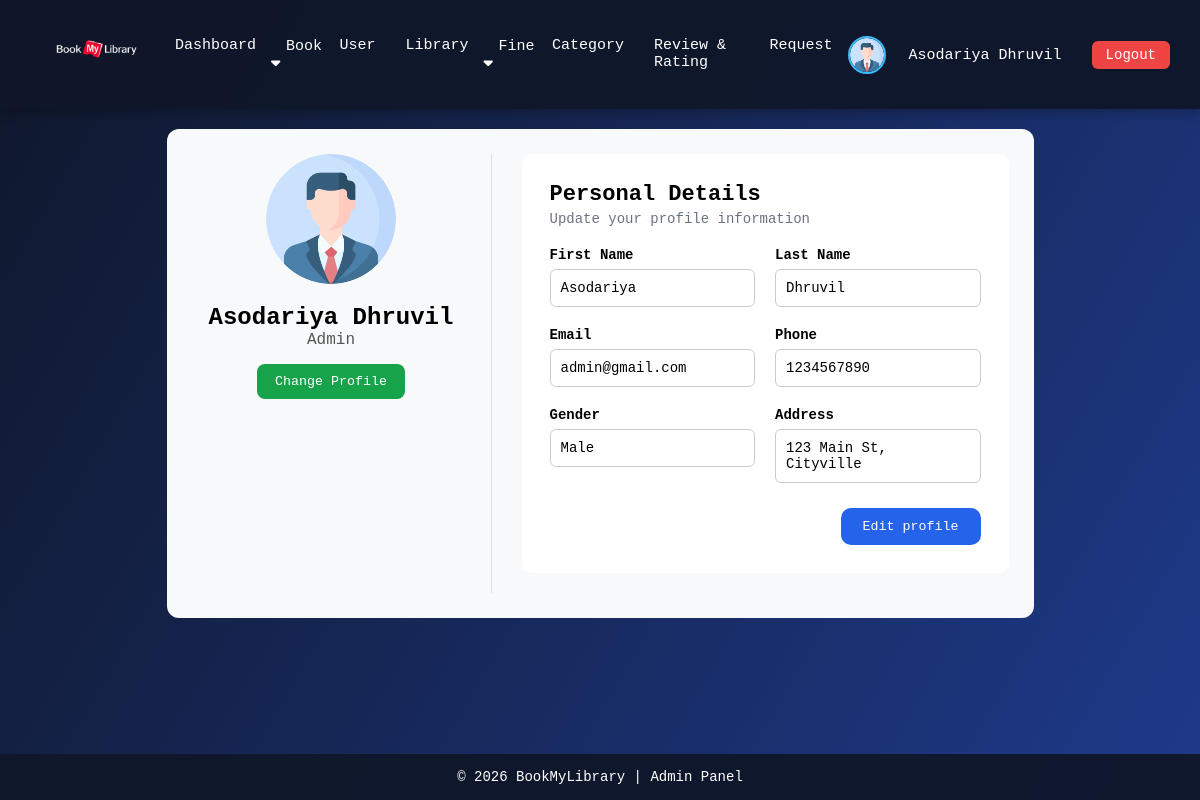
The app's page /admin/profile.php (signed in) with its own data.
### tables this page shows
CREATE TABLE `user` (
  `user_id` int NOT NULL,
  `first_name` varchar(100) DEFAULT NULL,
  `last_name` varchar(100) DEFAULT NULL,
  `email` varchar(255) DEFAULT NULL,
  `contact_no` varchar(15) DEFAULT NULL,
  `gender` varchar(10) DEFAULT NULL,
  `address` varchar(255) DEFAULT NULL,
  `image` varchar(255) DEFAULT NULL,
  `password` varchar(255) NOT NULL,
  `role` varchar(10) DEFAULT NULL,
  `status` varchar(15) DEFAULT NULL
);

### admin/profile.php (the view, shortened to what this page needs)
<!DOCTYPE html>
<html lang="en">
<head>
</head>
<body>
    <?php include 'navbar.php'; ?>
    <?php
    $user_id = $_SESSION['id'];
    $user = mysqli_query($con, "SELECT * FROM user WHERE user_id = $user_id");
    $data = mysqli_fetch_assoc($user);
    ?>
    <div class="container">
        <div class="profile-left">
            <div class="profile-img">
                <img src="../image/<?php echo $data['image'] ? $data['image'] : 'default_profile.png'; ?>" id="profileImage">
            </div>
            <h2><?php echo $data['first_name'] . " " . $data['last_name']; ?></h2>
            <p><?php echo $data['role'] ?></p>
            <button class="change-btn" onclick="openPopup()">Change Profile</button>
        </div>
        <div class="profile-right">
            <div class="card" id="viewProfile">
                <h3>Personal Details</h3>
                <p class="sub">Update your profile information</p>
                <div class="form-grid">
                    <div class="form-group">
                        <label>First Name</label>
                        <p class="p" id="viewFirstName"><?php echo $data['first_name']; ?></p>
                    </div>
                    <div class="form-group">
                        <label>Last Name</label>
                        <p class="p" id="viewLastName"><?php echo $data['last_name']; ?></p>
                    </div>
                    <div class="form-group">
                        <label>Email</label>
                        <p class="p" id="viewEmail"><?php echo $data['email']; ?></p>
                    </div>
                    <div class="form-group">
                        <label>Phone</label>
                        <p class="p" id="viewPhone"><?php echo $data['contact_no']; ?></p>
                    </div>
                    <div class="form-group">
                        <label>Gender</label>
                        <p class="p" id="viewGender"><?php echo $data['gender']; ?></p>
                    </div>
                    <div class="form-group">
                        <label>Address</label>
                        <p class="p" id="viewAddress"><?php echo $data['address']; ?></p>
                    </div>
                </div>
                <div class="edit-actions">
                    <button class="edit-btn" onclick="openEditForm()">Edit profile</button>
                </div>
            </div>
        </div>
    </div>
    <?php include 'footer.php'; ?>
</body>
</html>

### admin/navbar.php (shortened to what this page needs)
<!DOCTYPE html>
<html lang="en">
<?php
include '../update_status.php';
?>
<head>
    <link rel="stylesheet" href="https://cdnjs.cloudflare.com/ajax/libs/font-awesome/6.5.0/css/all.min.css">
</head>
<body>
    <?php
    $user_id = $_SESSION['id'];
    $user = mysqli_query($con, "SELECT * FROM user WHERE user_id = $user_id");
    $data = mysqli_fetch_assoc($user);
    ?>
    <nav class="navbar">
        <div class="nav-left">
            <a href="home.php">
                <img src="../image/BookMyLibrary.png" alt="Library Logo">
            </a>
        </div>
        <div class="nav-center">
            <a href="home.php">Dashboard</a>
            <div class="dropdown">
                <a href="javascript:void(0);" class="dropbtn">Book <i class="fa-solid fa-caret-down"></i></a>
            </div>
            <a href="user_list.php">User</a>
            <a href="library_list.php">Library</a>
            <div class="dropdown">
                <a href="javascript:void(0);" class="dropbtn">Fine <i class="fa-solid fa-caret-down"></i></a>
            </div>
            <a href="category_list.php">Category</a>
            <a href="review&rating_list.php">Review & Rating</a>
            <a href="librarian_requests.php">Request</a>
        </div>
        <div class="nav-right">
            <div class="profile">
                <img src="../image/<?php echo $data['image']; ?>" alt="Profile">
                <div class="dropdown">
                    <a href="javascript:void(0);" class="dropbtn"><?php echo $data['first_name'] . " " . $data['last_name']; ?></a>
                </div>
            </div>
            <a href="../login.php" class="logout-btn">Logout</a>
        </div>
    </nav>
</body>
</html>

### admin/profile.php (style rules this page uses)
* { margin: 0; padding: 0; box-sizing: border-box; font-family: "JetBrains Mono", "Fira Code", Consolas, monospace; }
body { background: linear-gradient(120deg, #0f172a, #1e3a8a); }
.container { max-width: 1200px; margin: 20px auto; background: #f8f9fa; border-radius: 12px; padding: 25px; display: flex; gap: 30px; }
.profile-left { width: 300px; text-align: center; border-right: 1px solid #ddd; padding-right: 20px; }
.profile-img img { width: 130px; height: 130px; border-radius: 50%; object-fit: cover; }
.profile-left h2 { margin-top: 15px; }
.profile-left p { color: #555; margin-bottom: 15px; }
.change-btn { background: #16a34a; border: none; padding: 10px 18px; border-radius: 8px; color: white; cursor: pointer; }
.profile-right { flex: 1; }
.card { background: #fff; padding: 28px; border-radius: 10px; margin-bottom: 20px; }
.card h3 { font-size: 22px; margin-bottom: 4px; }
.sub { font-size: 14px; color: #6b7280; margin-bottom: 20px; }
.form-grid { display: grid; grid-template-columns: 1fr 1fr; gap: 15px; }
.form-group { display: flex; flex-direction: column; }
label { margin-bottom: 5px; font-weight: 600; font-size: 14px; }
.p { padding: 10px; border: 1px solid #ccc; border-radius: 6px; font-size: 14px; width: 205.5px; }
.edit-btn { background: #2563eb; color: white; padding: 11px 22px; border-radius: 10px; border: none; font-weight: 500; cursor: pointer; transition: 0.2s; float: right; }
.form-grid { display: grid; grid-template-columns: repeat(2, 1fr); gap: 20px; }
.form-group label { font-weight: 600; margin-bottom: 6px; color: #000000; }
.edit-actions { display: flex; justify-content: flex-end; gap: 12px; margin-top: 25px; }

### admin/navbar.php (style rules this page uses)
.navbar { background: rgba(15, 23, 42, 0.95); color: #fff; padding: 12px 30px; display: flex; align-items: center; justify-content: space-between; flex-wrap: wrap; box-shadow: 0 4px 10px rgba(0, 0, 0, 0.25); font-family: "JetBrains Mono", "Fira Code", Consolas, monospace; }
.nav-left { display: flex; align-items: center; gap: 10px; }
.nav-left img { height: 80px; width: 130px; }
.nav-center { flex: 1; display: flex; justify-content: center; }
.nav-center a { color: #fff; text-decoration: none; margin: 0 15px; font-size: 15px; }
.nav-right { display: flex; align-items: center; gap: 15px; }
.profile { display: flex; align-items: center; gap: 8px; color: #fff; }
.profile img { width: 38px; height: 38px; border-radius: 50%; border: 2px solid #38bdf8; object-fit: cover; }
.logout-btn { padding: 6px 14px; border-radius: 6px; background: #ef4444; color: #fff; text-decoration: none; font-size: 14px; }
.dropdown { position: relative; display: inline-block; }
.dropdown>a { color: #fff; text-decoration: none; margin: 0 15px; font-size: 15px; cursor: pointer; }
.dropdown>a.dropbtn { color: #fff; text-decoration: none; margin: 0 15px; font-size: 15px; cursor: pointer; }

### admin/footer.php (style rules this page uses)
html, body { height: 100%; margin: 0; }
body { display: flex; flex-direction: column; }

### records on screen
user: image (placeholder picture), first_name "Asodariya", last_name "Dhruvil", role "Admin", email "admin@gmail.com", contact_no "1234567890", gender "Male", address "123 Main St, Cityville"
